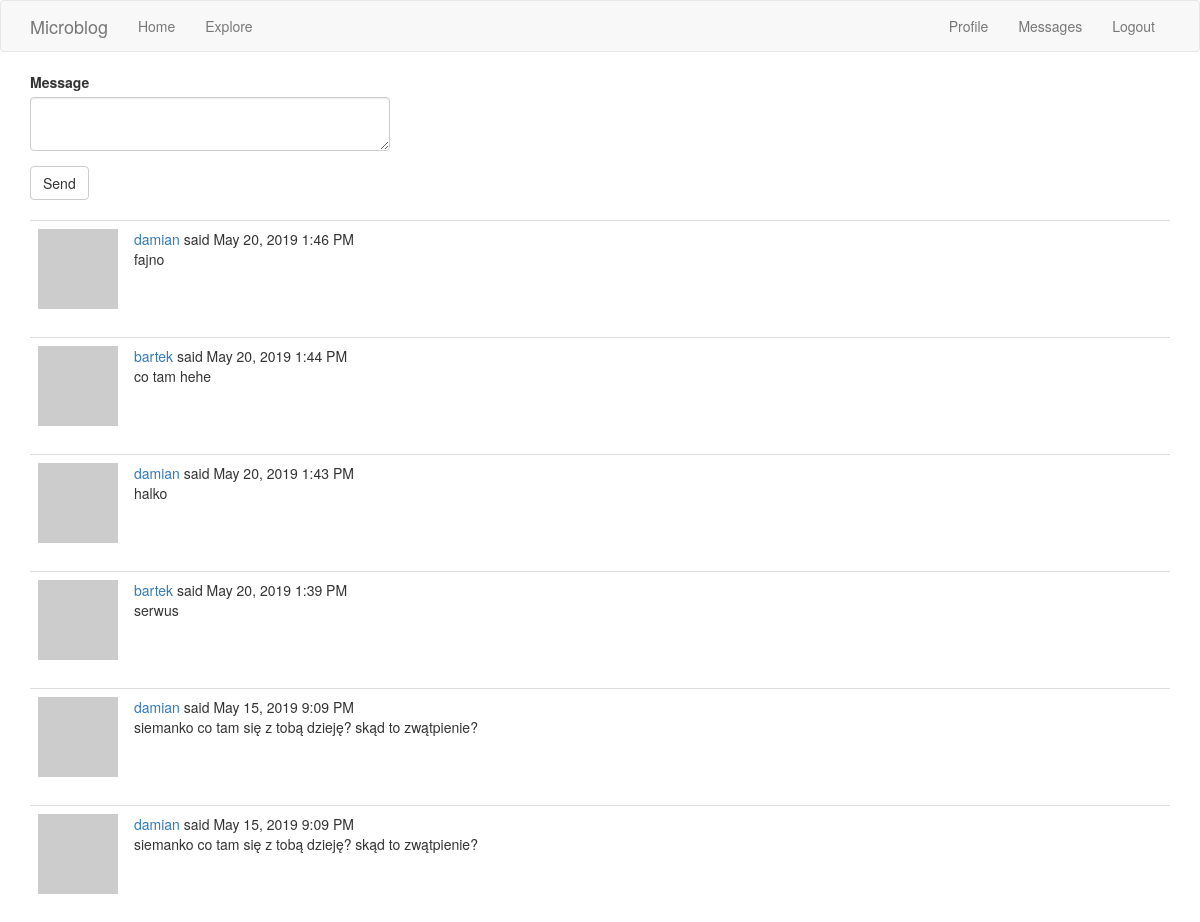
Page /messages/bartek (signed in) on the earlier database version.
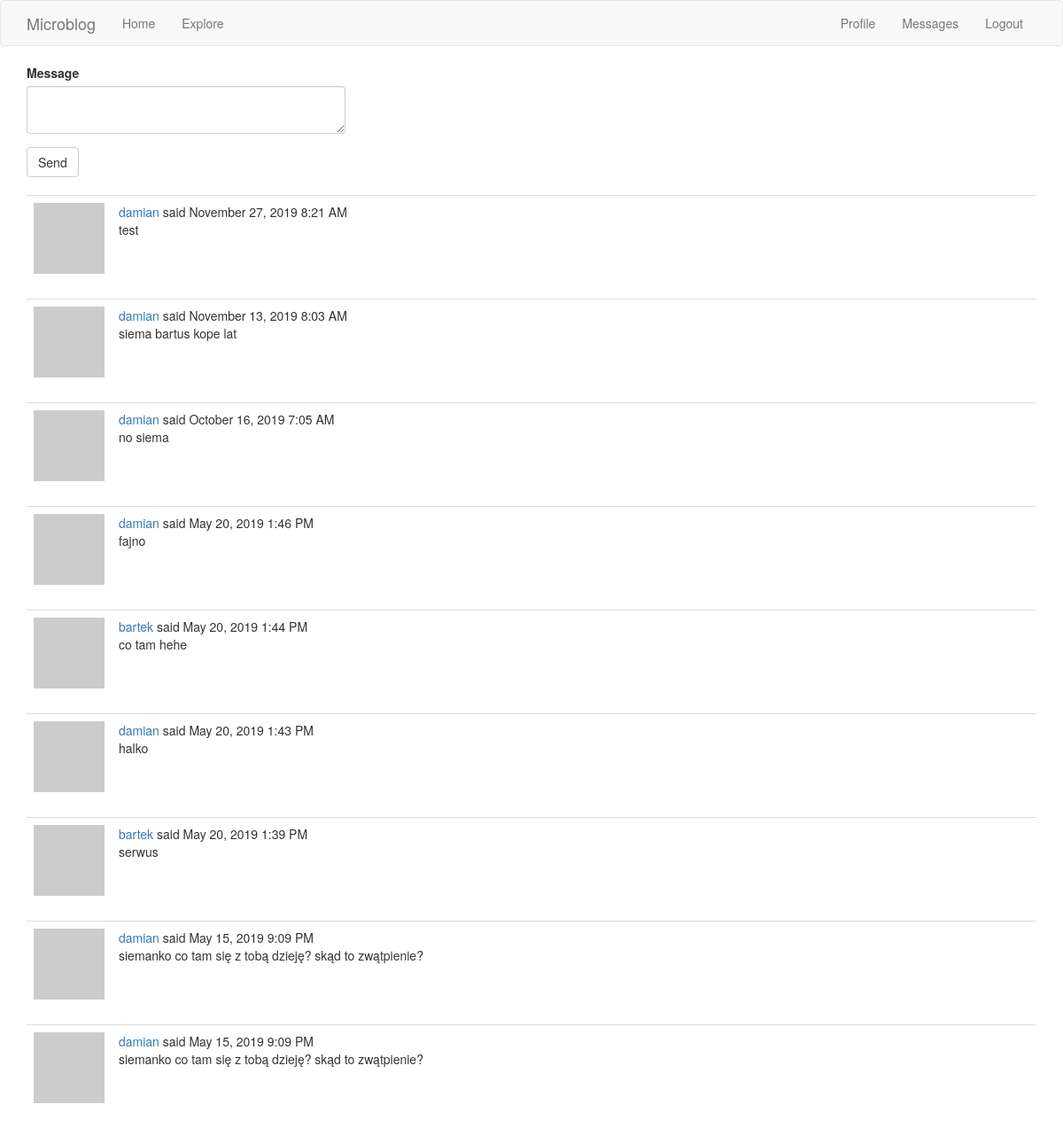
Same page on the later database version.
### app/models.py (models this page shows, shortened)
class Message(db.Model):
    id = db.Column(db.Integer, primary_key=True)
    sender_id = db.Column(db.Integer, db.ForeignKey('user.id'))
    recipient_id = db.Column(db.Integer, db.ForeignKey('user.id'))
    body = db.Column(db.String(200))
    timestamp = db.Column(db.DateTime, index=True, default=datetime.utcnow)

### app/routes.py (the view)
@app.route('/messages/<username>')
@login_required
def conversation(username):
    current_user.last_message_read_time = datetime.utcnow()
    db.session.commit()
    form = MessageForm()
    messages = (Message.query.filter(Message.sender_id == current_user.id)).\
        union(Message.query.filter(Message.sender_id == db.session.query(User.id).filter(User.username == username))).\
        order_by(Message.timestamp.desc())
    return render_template('conversation.html', messages=messages.all(), form=form)

### app/forms.py
class MessageForm(FlaskForm):
    message = TextAreaField(_l('Message'), validators=[DataRequired(), Length(min=1, max=200)])
    submit = SubmitField(_l('Send'))

### app/models.py (called while the page is built)
@login.user_loader
def load_user(id):
    return User.query.get(int(id))

    def avatar(self, size):
        digest = md5(self.email.lower().encode('utf-8')).hexdigest()
        return 'https://www.gravatar.com/avatar/{}?d=identicon&s={}'.format(
            digest, size)

    def new_messages(self):
        last_read_time = self.last_message_read_time or datetime(1900, 1, 1)
        return Message.query.filter_by(recipient=self).filter(
            Message.timestamp > last_read_time).count()

### app/routes.py (called while the page is built)
@app.before_request
def before_request():
    if current_user.is_authenticated:
        current_user.last_seen = datetime.utcnow()
        db.session.commit()
    g.locale = str(get_locale())

### app/templates/conversation.html
{% extends "base.html" %}
{% import 'bootstrap/wtf.html' as wtf %}
{% block app_content %}
    <div class="row">
        <div class="col-md-4">
            {{ wtf.quick_form(form) }}
        </div>
    </div>
    <br>
    {% for post in messages %}
        {% include '_post.html' %}
    {% endfor %}
{% endblock %}

### app/templates/_post.html (shortened to what this page needs)
    <table class="table table-hover">
        <tr>
            <td width="30px">
                <a href="{{ url_for('user', username=post.author.username) }}">
                    <img src="{{ post.author.avatar(30) }}" />
                </a>
            </td>
            <td>
                {{ _('%(username)s said %(when)s',
                    username=user_link, when=moment(post.timestamp).format('LLL')) }}
                <br>
                {{ post.body }}
            </td>
        </tr>
    </table>

Differences in the rows shown:
added Message: body "test"
added Message: body "siema bartus kope lat"
added Message: body "no siema"
